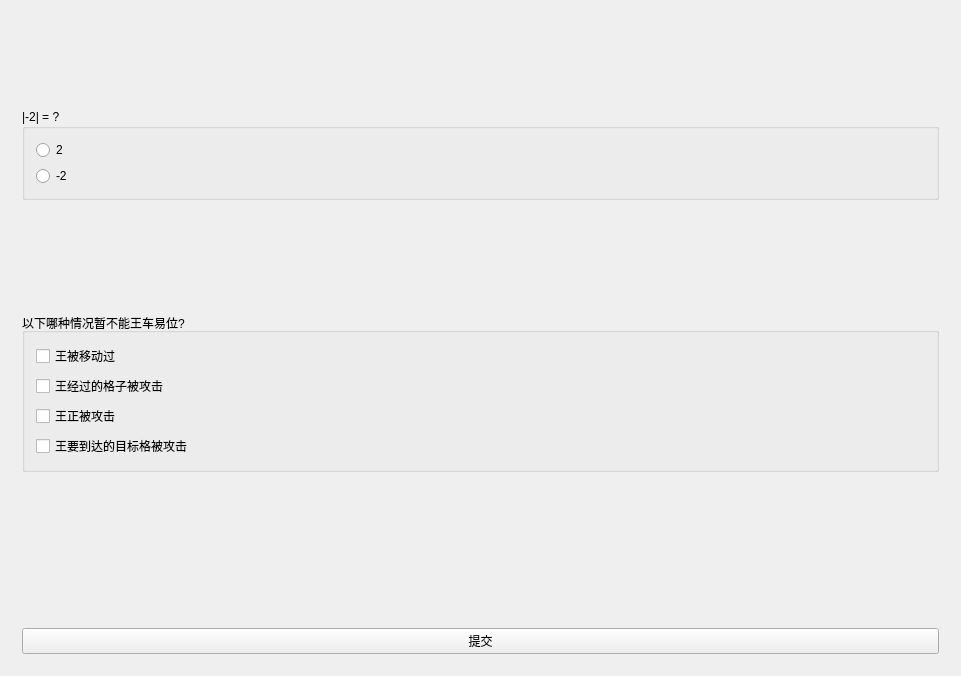
<?xml version="1.0" encoding="UTF-8"?>
<ui version="4.0">
 <class>Widget</class>
 <widget class="QWidget" name="Widget">
  <property name="geometry">
   <rect>
    <x>0</x>
    <y>0</y>
    <width>961</width>
    <height>676</height>
   </rect>
  </property>
  <property name="windowTitle">
   <string>你来提问我来答</string>
  </property>
  <property name="windowIcon">
   <iconset resource="res.qrc">
    <normaloff>:/title.png</normaloff>:/title.png</iconset>
  </property>
  <layout class="QVBoxLayout" name="verticalLayout_5">
   <item>
    <widget class="QWidget" name="widget" native="true">
     <layout class="QVBoxLayout" name="verticalLayout_3">
      <item>
       <widget class="QGroupBox" name="groupBox">
        <property name="sizePolicy">
         <sizepolicy hsizetype="Preferred" vsizetype="Fixed">
          <horstretch>0</horstretch>
          <verstretch>0</verstretch>
         </sizepolicy>
        </property>
        <property name="title">
         <string>|-2| = ?</string>
        </property>
        <layout class="QVBoxLayout" name="verticalLayout">
         <item>
          <widget class="QRadioButton" name="radioButton">
           <property name="text">
            <string>2</string>
           </property>
          </widget>
         </item>
         <item>
          <widget class="QRadioButton" name="radioButton_2">
           <property name="text">
            <string>-2</string>
           </property>
          </widget>
         </item>
        </layout>
       </widget>
      </item>
      <item>
       <spacer name="verticalSpacer">
        <property name="orientation">
         <enum>Qt::Vertical</enum>
        </property>
        <property name="sizeType">
         <enum>QSizePolicy::Fixed</enum>
        </property>
        <property name="sizeHint" stdset="0">
         <size>
          <width>20</width>
          <height>20</height>
         </size>
        </property>
       </spacer>
      </item>
      <item>
       <widget class="QGroupBox" name="groupBox_2">
        <property name="sizePolicy">
         <sizepolicy hsizetype="Preferred" vsizetype="Fixed">
          <horstretch>0</horstretch>
          <verstretch>0</verstretch>
         </sizepolicy>
        </property>
        <property name="styleSheet">
         <string notr="true"/>
        </property>
        <property name="title">
         <string>以下哪种情况暂不能王车易位?</string>
        </property>
        <layout class="QVBoxLayout" name="verticalLayout_2">
         <item>
          <widget class="QCheckBox" name="checkBox">
           <property name="text">
            <string>王被移动过</string>
           </property>
          </widget>
         </item>
         <item>
          <widget class="QCheckBox" name="checkBox_2">
           <property name="text">
            <string>王经过的格子被攻击</string>
           </property>
          </widget>
         </item>
         <item>
          <widget class="QCheckBox" name="checkBox_3">
           <property name="text">
            <string>王正被攻击</string>
           </property>
          </widget>
         </item>
         <item>
          <widget class="QCheckBox" name="checkBox_4">
           <property name="text">
            <string>王要到达的目标格被攻击</string>
           </property>
          </widget>
         </item>
        </layout>
       </widget>
      </item>
     </layout>
    </widget>
   </item>
   <item>
    <spacer name="verticalSpacer_2">
     <property name="orientation">
      <enum>Qt::Vertical</enum>
     </property>
     <property name="sizeType">
      <enum>QSizePolicy::Fixed</enum>
     </property>
     <property name="sizeHint" stdset="0">
      <size>
       <width>20</width>
       <height>40</height>
      </size>
     </property>
    </spacer>
   </item>
   <item>
    <widget class="QWidget" name="widget_2" native="true">
     <property name="sizePolicy">
      <sizepolicy hsizetype="Preferred" vsizetype="Fixed">
       <horstretch>0</horstretch>
       <verstretch>0</verstretch>
      </sizepolicy>
     </property>
     <layout class="QHBoxLayout" name="horizontalLayout">
      <item>
       <widget class="QPushButton" name="pushButton">
        <property name="text">
         <string>提交</string>
        </property>
       </widget>
      </item>
     </layout>
    </widget>
   </item>
  </layout>
 </widget>
 <layoutdefault spacing="6" margin="11"/>
 <resources>
  <include location="res.qrc"/>
 </resources>
 <connections/>
</ui>
